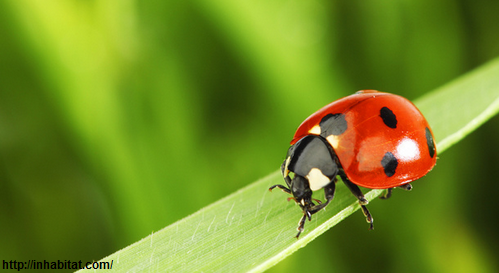
#> input picture Animales/Ladybug/Ladybug_10.png, 499 x 273 px, found by its file name; its folder holds 4 pictures in this run
$ python Redimencionar.py
#> lines starting #> are read from the running program, lines starting #| are printed output that depends on the picture
import cv2 as cv
import os

input_folder = 'C:/Users/anais/OneDrive/Escritorio/TareaIA/InteligenciArtificial/Animales/Ladybug'
output_folder = 'C:/Users/anais/OneDrive/Escritorio/TareaIA/InteligenciArtificial/Animales/mariquitas'

# Crear carpeta de salida si no existe
os.makedirs(output_folder, exist_ok=True)

# Límite de imágenes a procesar
limite = 150000
contador = 5000

for i, filename in enumerate(os.listdir(input_folder)):
    if filename.lower().endswith(('.jpg', '.png', '.jpeg')):
        img_path = os.path.join(input_folder, filename)
        img = cv.imread(img_path)
#> img is the input picture: shape (273, 499, 3); mean B, G, R 34.9, 134.4, 111.6

        if img is not None:
            resized = cv.resize(img, (28, 28))
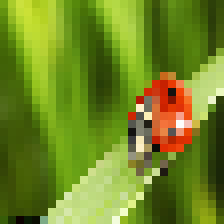
#> resized: shape (28, 28, 3) (shown 8 times larger); mean B, G, R 35.3, 134.9, 112.1
            cv.imwrite(os.path.join(output_folder, f'tortugas_{contador}.jpg'), resized)
            contador += 1

            # Mostrar progreso cada 500 imágenes
            if contador % 500 == 0:
                print(f"🐾 Procesadas {contador} imágenes...")

            # Detener cuando llegue al límite
            if contador >= limite:
                print("✅ Se alcanzaron las 10,000 imágenes redimensionadas.")
                break
#> pass 2 of the loop `for i, filename in enumerate(os.listdir(input_folder)):`:
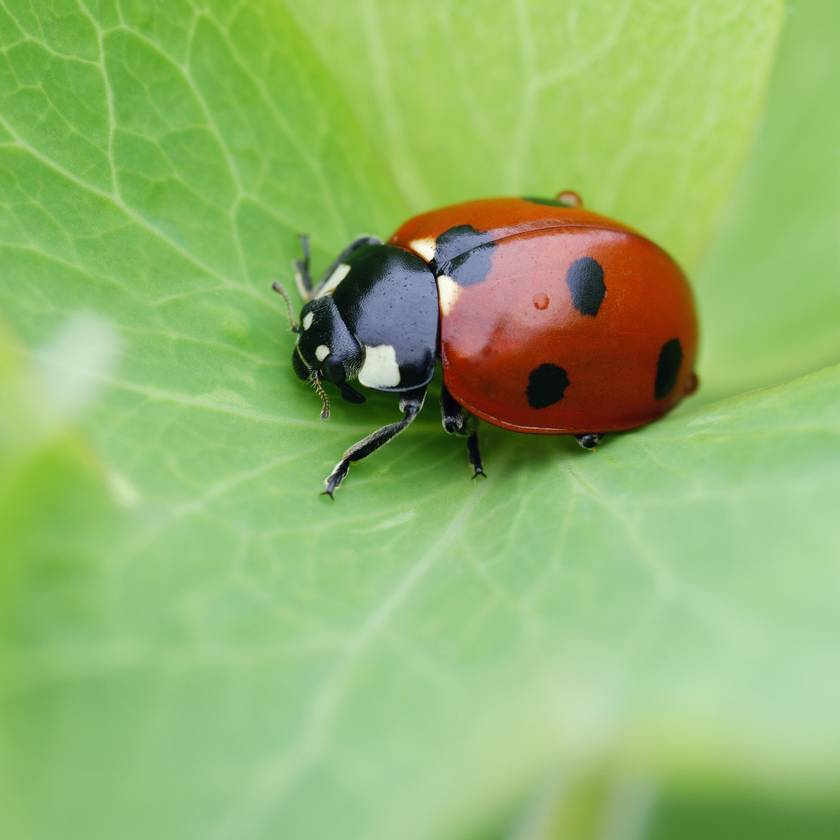
#> input picture Animales/Ladybug/Ladybug_104.jpg, 840 x 840 px, found by its file name
#> img is the input picture: shape (840, 840, 3); mean B, G, R 109.6, 181.7, 146.2
#> `resized = cv.resize(img, (28, 28))`:
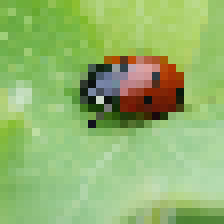
#> resized: shape (28, 28, 3) (shown 8 times larger); mean B, G, R 109.6, 181.9, 145.9

print(f"🎉 Total de imágenes procesadas: {contador}")
